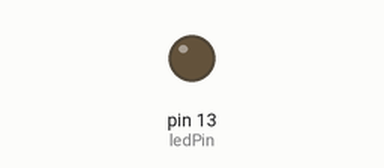
This sketch was run on a simulated Arduino Uno, built with avr-gcc and run on an emulated ATmega328P. Shown: output pins drawn as LEDs (lit = HIGH).

Above: at 1.15 s.
At 8.8 s:
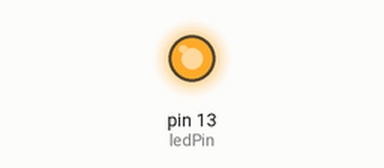
Timing chart, 0 to 9.4 s (numbered marks = the images above):
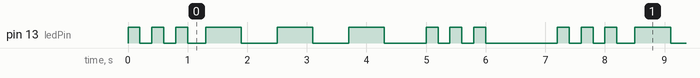

The sketch:

SOS_LED.ino
```cpp
int ledPin = 13, element = 200, dly = 1000, i, tdly=100;
int dit = element;
int dah = 3 * element;
void setup() {
  // put your setup code here, to run once:
  pinMode(ledPin, OUTPUT);

}

void loop() {
  for (i = 0; i < 3; i++) {
    digitalWrite(ledPin, HIGH);
    delay(dit);
    digitalWrite(ledPin, LOW);
    delay(dit);
  }
  delay(tdly);
  for (i = 0; i < 3; i++) {
    digitalWrite(ledPin, HIGH);
    delay(dah);
    digitalWrite(ledPin, LOW);
    delay(dah);
  }
  delay(tdly);
  for (i = 0; i < 3; i++) {
    digitalWrite(ledPin, HIGH);
    delay(dit);
    digitalWrite(ledPin, LOW);
    delay(dit);
  }
  delay(dly);

//  digitalWrite(ledPin, HIGH);
//  delay(dit);
//  digitalWrite(ledPin, LOW);
//  delay(dit);
//
//  digitalWrite(ledPin, HIGH);
//  delay(dit);
//  digitalWrite(ledPin, LOW);
//  delay(dit);
//
//  digitalWrite(ledPin, HIGH);
//  delay(dit);
//  digitalWrite(ledPin, LOW);
//  delay(dit);
//
//  digitalWrite(ledPin, HIGH);
//  delay(dah);
//  digitalWrite(ledPin, LOW);
//  delay(dah);
//
//  digitalWrite(ledPin, HIGH);
//  delay(dah);
//  digitalWrite(ledPin, LOW);
//  delay(dah);
//
//  digitalWrite(ledPin, HIGH);
//  delay(dah);
//  digitalWrite(ledPin, LOW);
//  delay(dah);
//
//  digitalWrite(ledPin, HIGH);
//  delay(dit);
//  digitalWrite(ledPin, LOW);
//  delay(dit);
//
//  digitalWrite(ledPin, HIGH);
//  delay(dit);
//  digitalWrite(ledPin, LOW);
//  delay(dit);
//
//  digitalWrite(ledPin, HIGH);
//  delay(dit);
//  digitalWrite(ledPin, LOW);
//  delay(dit);
//
//  delay(dly);

}
```

Measured:
- by itself, pin 13 (ledPin): repeats every 7.2 s: 2 × (LOW 0.20 s, HIGH 0.20 s), LOW 0.30 s, 2 × (HIGH 0.60 s, LOW 0.60 s), HIGH 0.60 s, LOW 0.70 s, 2 × (HIGH 0.20 s, LOW 0.20 s), HIGH 0.20 s, LOW 1.2 s, HIGH 0.20 s
- by itself, everything shown: repeats every 7.2 s, in 18 steps
